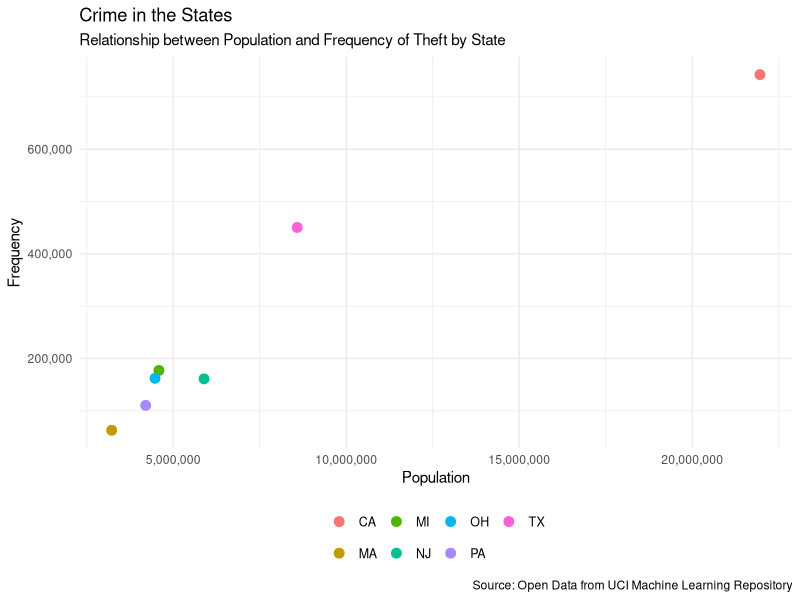

R code for this plot:
### R Training
### Session 7: Charts and Plots


# set working directory to project folder
setwd("C:/Users/HOME/Desktop/CDS/R_Training/rtraining")

library(tidyverse)
library(scales) # to later add commas to the axis numbers
verbrechen <- read_csv("data/verbrechen.csv")

# for axis numbers
options(scipen=10000)

# make plot as 'my_plot'
my_plot <- verbrechen %>%
  filter(verbrechen == "diebstahl" ) %>%
  group_by(staat) %>%
  summarise(sum = sum(haeufigkeit),
            population = sum(bevoelkerung)) %>%
  ggplot(aes(x = population, 
             y = sum, 
             col = staat)) +
  geom_point(size = 3) +
  theme_minimal() +
  theme(
    legend.position = "bottom",
    legend.title = element_blank(),
    # reduce legend text size
    legend.text = element_text(size = 9)) +
  labs(x = "Population",
       y = "Frequency",
       title = "Crime in the States",
       subtitle = "Relationship between Population and Frequency of Theft by State",
       caption = "Source: Open Data from UCI Machine Learning Repository") +
  scale_y_continuous(labels = comma) +
  scale_x_continuous(labels = comma)

# save plot
ggsave(filename = "crime_in_the_states.png",
       plot = my_plot,
       device = "png",
       path = "resources/session7",
       width = 7, 
       height = 7)
